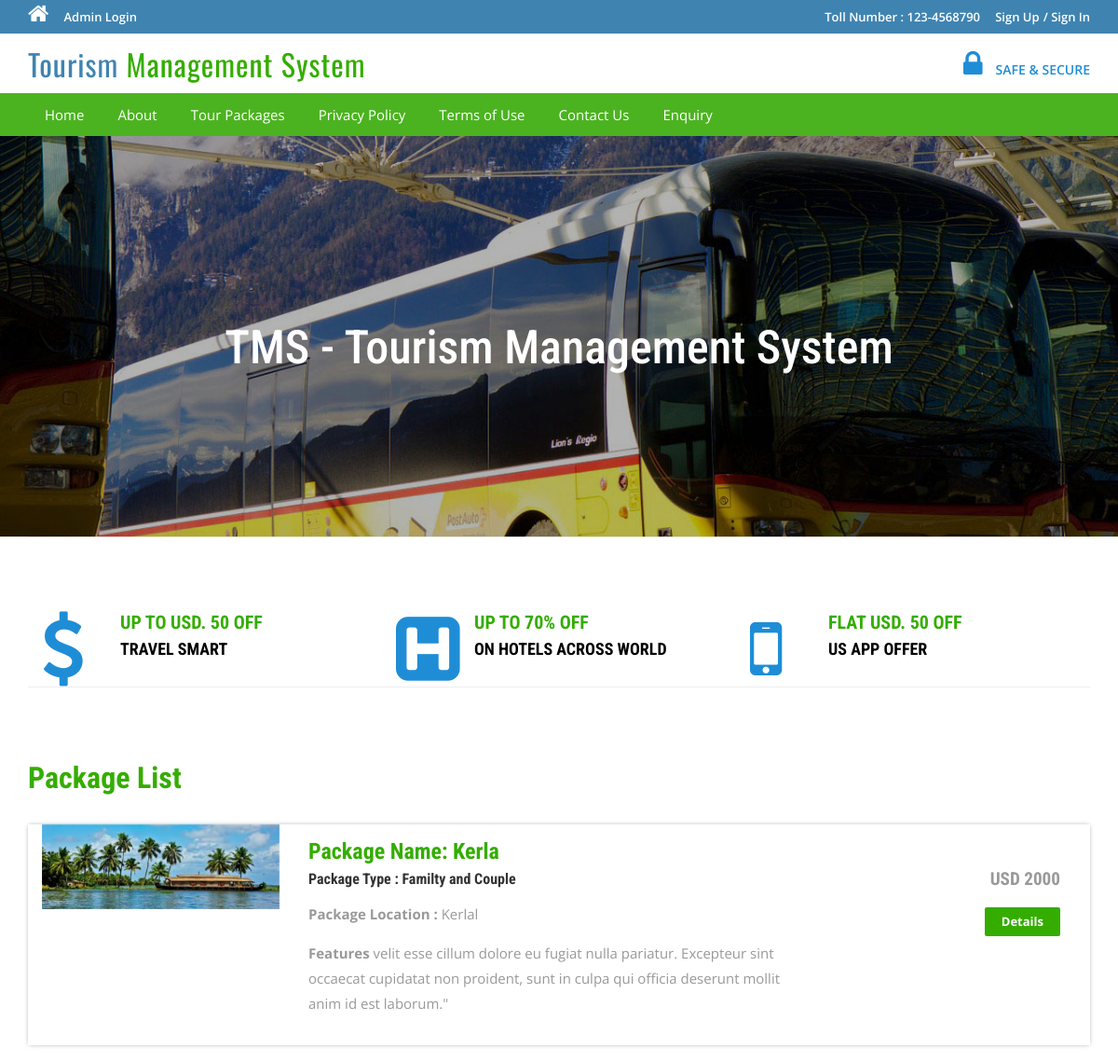
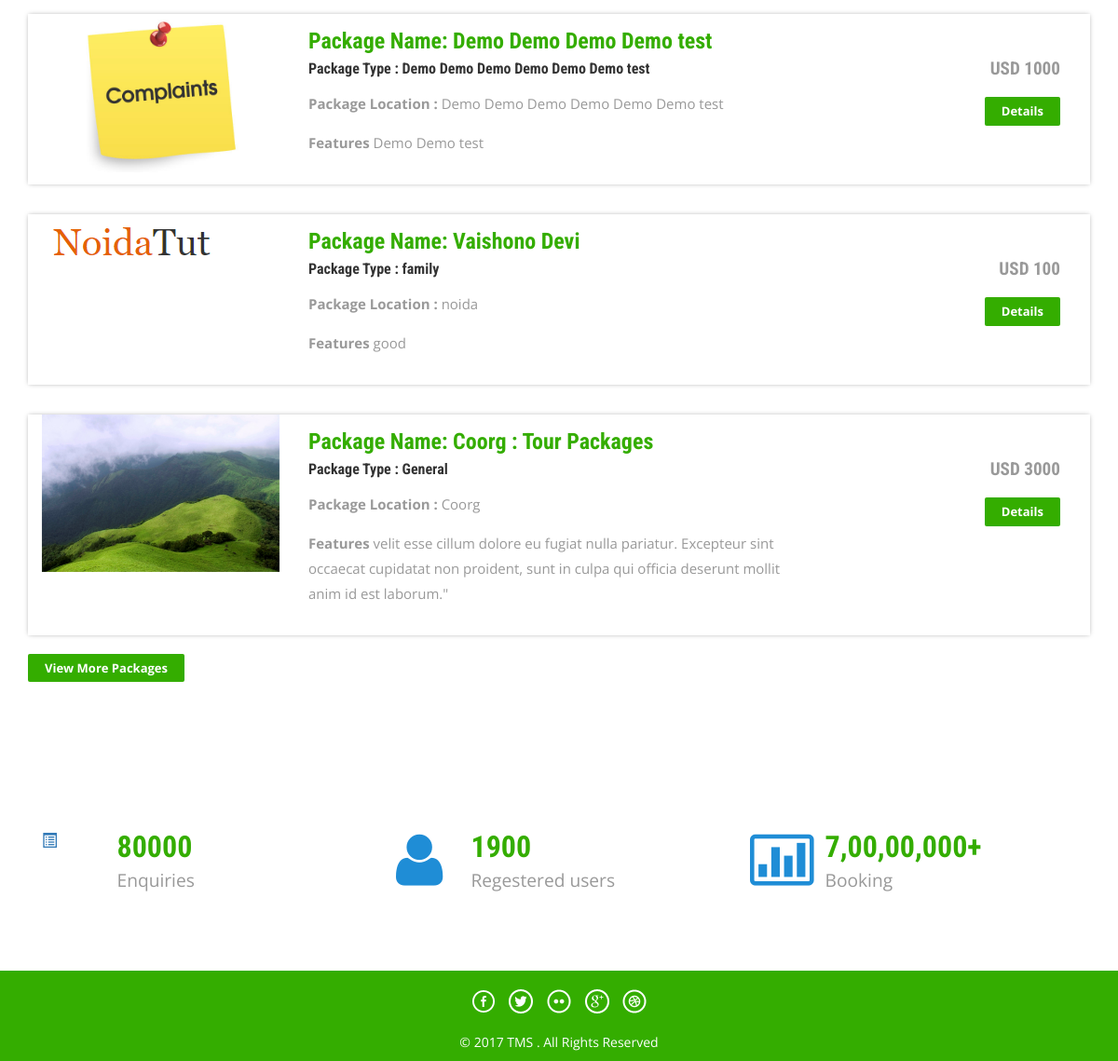
The page / on the database its author committed (2 pictures, top to bottom).
### tables this page shows
CREATE TABLE IF NOT EXISTS `tbltourpackages` (
  `PackageId` int(11) NOT NULL AUTO_INCREMENT,
  `PackageName` varchar(200) DEFAULT NULL,
  `PackageType` varchar(150) DEFAULT NULL,
  `PackageLocation` varchar(100) DEFAULT NULL,
  `PackagePrice` int(11) DEFAULT NULL,
  `PackageFetures` varchar(255) DEFAULT NULL,
  `PackageDetails` mediumtext,
  `PackageImage` varchar(100) DEFAULT NULL,
  `Creationdate` timestamp NULL DEFAULT CURRENT_TIMESTAMP,
  `UpdationDate` timestamp NULL DEFAULT NULL ON UPDATE CURRENT_TIMESTAMP,
  PRIMARY KEY (`PackageId`)
);

### index.php (the view, shortened to what this page needs)
<?php
include('includes/config.php');
?>
<!DOCTYPE HTML>
<html>
<head>
<link href="css/bootstrap.css" rel='stylesheet' type='text/css' />
<link href="css/style.css" rel='stylesheet' type='text/css' />
<link href="css/font-awesome.css" rel="stylesheet">
<link href="css/animate.css" rel="stylesheet" type="text/css" media="all">
</head>
<body>
<?php include('includes/header.php');?>
<div class="banner">
	<div class="container">
		<h1 class="wow zoomIn animated animated" data-wow-delay=".5s" style="visibility: visible; animation-delay: 0.5s; animation-name: zoomIn;"> TMS - Tourism Management System</h1>
	</div>
</div>
<div class="container">
	<div class="rupes">
		<div class="col-md-4 rupes-left wow fadeInDown animated animated" data-wow-delay=".5s" style="visibility: visible; animation-delay: 0.5s; animation-name: fadeInDown;">
			<div class="rup-left">
				<a href="offers.html"><i class="fa fa-usd"></i></a>
			</div>
			<div class="rup-rgt">
				<h3>UP TO USD. 50 OFF</h3>
				<h4><a href="offers.html">TRAVEL SMART</a></h4>
			</div>
				<div class="clearfix"></div>
		</div>
		<div class="col-md-4 rupes-left wow fadeInDown animated animated" data-wow-delay=".5s" style="visibility: visible; animation-delay: 0.5s; animation-name: fadeInDown;">
			<div class="rup-left">
				<a href="offers.html"><i class="fa fa-h-square"></i></a>
			</div>
			<div class="rup-rgt">
				<h3>UP TO 70% OFF</h3>
				<h4><a href="offers.html">ON HOTELS ACROSS WORLD</a></h4>
			</div>
				<div class="clearfix"></div>
		</div>
		<div class="col-md-4 rupes-left wow fadeInDown animated animated" data-wow-delay=".5s" style="visibility: visible; animation-delay: 0.5s; animation-name: fadeInDown;">
			<div class="rup-left">
				<a href="offers.html"><i class="fa fa-mobile"></i></a>
			</div>
			<div class="rup-rgt">
				<h3>FLAT USD. 50 OFF</h3>
				<h4><a href="offers.html">US APP OFFER</a></h4>
			</div>
				<div class="clearfix"></div>
		</div>
	</div>
</div>
<div class="container">
	<div class="holiday">
	<h3>Package List</h3>
<?php $sql = "SELECT * from tbltourpackages order by rand() limit 4";
$query = $dbh->prepare($sql);
$query->execute();
$results=$query->fetchAll(PDO::FETCH_OBJ);
if($query->rowCount() > 0)
{
foreach($results as $result)
{	?>
			<div class="rom-btm">
				<div class="col-md-3 room-left wow fadeInLeft animated" data-wow-delay=".5s">
					<img src="admin/pacakgeimages/<?php echo htmlentities($result->PackageImage);?>" class="img-responsive" alt="">
				</div>
				<div class="col-md-6 room-midle wow fadeInUp animated" data-wow-delay=".5s">
					<h4>Package Name: <?php echo htmlentities($result->PackageName);?></h4>
					<h6>Package Type : <?php echo htmlentities($result->PackageType);?></h6>
					<p><b>Package Location :</b> <?php echo htmlentities($result->PackageLocation);?></p>
					<p><b>Features</b> <?php echo htmlentities($result->PackageFetures);?></p>
				</div>
				<div class="col-md-3 room-right wow fadeInRight animated" data-wow-delay=".5s">
					<h5>USD <?php echo htmlentities($result->PackagePrice);?></h5>
					<a href="package-details.php?pkgid=<?php echo htmlentities($result->PackageId);?>" class="view">Details</a>
				</div>
				<div class="clearfix"></div>
			</div>
<?php }} ?>
<div><a href="package-list.php" class="view">View More Packages</a></div>
</div>
	</div>
<div class="routes">
	<div class="container">
		<div class="col-md-4 routes-left wow fadeInRight animated" data-wow-delay=".5s">
			<div class="rou-left">
				<a href="#"><i class="glyphicon glyphicon-list-alt"></i></a>
			</div>
			<div class="rou-rgt wow fadeInDown animated" data-wow-delay=".5s">
				<h3>80000</h3>
				<p>Enquiries</p>
			</div>
				<div class="clearfix"></div>
		</div>
		<div class="col-md-4 routes-left">
			<div class="rou-left">
				<a href="#"><i class="fa fa-user"></i></a>
			</div>
			<div class="rou-rgt">
				<h3>1900</h3>
				<p>Regestered users</p>
			</div>
				<div class="clearfix"></div>
		</div>
		<div class="col-md-4 routes-left wow fadeInRight animated" data-wow-delay=".5s">
			<div class="rou-left">
				<a href="#"><i class="fa fa-ticket"></i></a>
			</div>
			<div class="rou-rgt">
				<h3>7,00,00,000+</h3>
				<p>Booking</p>
			</div>
				<div class="clearfix"></div>
		</div>
		<div class="clearfix"></div>
	</div>
</div>
<?php include('includes/footer.php');?>
</body>
</html>

### css/style.css (style rules this page uses)
html, body { font-size: 100%; background: #fff; font-family: 'Open Sans', sans-serif; }
body a,.grid_1,plan_1,plan_1.one,plan_1.two,i.icon1, i.icon2, i.icon3, i.icon4, i.icon5, i.icon6 { transition:0.5s all; -webkit-transition:0.5s all; -moz-transition:0.5s all; -o-transition:0.5s all; -ms-transition:0.5s all; }
h1,h2,h3,h4,h5,h6 { margin:0; font-family: 'Roboto Condensed', sans-serif; }
p { margin:0; }
.banner { background: url(../images/3.jpg)no-repeat; background-size: cover; -webkit-background-size: cover; -o-background-size: cover; -ms-background-size: cover; -moz-background-size: cover; min-height: 430px; }
.banner h1 { font-size: 50px; margin-bottom: 40px; padding: 4em 0 0; text-align: center; color: #ffffff; }
.rup-left { float: left; width: 24%; }
.rup-rgt { float: left; width: 76%; }
.rupes { padding: 5em 0; border-top: 1px solid rgba(236, 236, 236, 0.9); border-bottom: 1px solid rgba(236, 236, 236, 0.9); }
i.fa.fa-usd { font-size: 5em; color: #1f8dd6; }
i.fa.fa-h-square { font-size: 5em; color: #1f8dd6; }
i.fa.fa-mobile { font-size:5em; color: #1f8dd6; }
.rupes h3 { font-size: 20px; color: #34ad00; font-weight: 700; }
.rupes h4 { font-size: 18px; margin: 8px 0; font-weight: 700; }
.rupes h4 a { color: #000000; }
.rup-left a { display: inline-block; }
.routes { padding: 5em 0; }
.rou-left { float: left; width: 23%; }
.rou-rgt { float: left; width: 70%; }
i.fa.fa-truck,i.fa.fa-user,i.fa.fa-ticket { font-size: 4em; color:#1f8dd6; }
.routes h3 { font-size: 2em; font-weight: 700; color: #34ad00; }
.routes p { font-size: 1.2em; color: #999; line-height: 1.8em; }
.holiday { padding: 5em 0; }
.holiday h3 { font-size: 2em; font-weight: 700; color: #34ad00; }
.holiday p { font-size: 1.2em; line-height: 1.8em; margin: 1em 0; color: #999; }
a.view { padding: 6px 18px; font-weight: 700; color: #fff; background-color: #34ad00; border: 0; font-size: 13px; border-radius: 2px; -webkit-transition: all .2s; -moz-transition: all .2s; transition: all .2s; margin-top: 20px; display: inline-block; }
.rom-btm { margin-top: 2em; box-shadow: 0px 0px 5px -1px rgba(0, 0, 0, 0.37); }
.rom-btm h4 { font-size: 1.5em; font-weight: 700; color: #34ad00; }
.rom-btm p { font-size: 15px; color: #999; }
.rom-btm h6 { font-size: 1em; font-weight: 700; margin: 0.5em 0; }
.room-right { text-align: right; padding: 3em 2em; }
.room-midle { padding: 1em; }
.rom-btm h5 { font-size: 1.2em; font-weight: 700; color: #999; }
.glyphicon { position: relative; top: 1px; display: inline-block; font-family: 'Glyphicons Halflings'; font-style: normal; font-weight: normal; line-height: 1; -webkit-font-smoothing: antialiased; -moz-osx-font-smoothing: grayscale; }

### rows shown on the page
tbltourpackages: PackageImage (picture), PackageName "Kerla", PackageType "Familty and Couple", PackageLocation "Kerlal", PackageFetures "velit esse cillum dolore eu fugiat nulla pariatur. Excepteur sint occaecat cupidatat non proident, sunt in culpa qui officia deserunt mollit anim id est laborum.\"", PackagePrice "2000"
tbltourpackages: PackageImage (picture), PackageName "Demo Demo Demo Demo test", PackageType "Demo Demo Demo Demo Demo Demo test", PackageLocation "Demo Demo Demo Demo Demo Demo test", PackageFetures "Demo Demo test", PackagePrice "1000"
tbltourpackages: PackageImage (picture), PackageName "Vaishono Devi", PackageType "family", PackageLocation "noida", PackageFetures "good", PackagePrice "100"
tbltourpackages: PackageImage (picture), PackageName "Coorg : Tour Packages", PackageType "General", PackageLocation "Coorg", PackageFetures "velit esse cillum dolore eu fugiat nulla pariatur. Excepteur sint occaecat cupidatat non proident, sunt in culpa qui officia deserunt mollit anim id est laborum.\"", PackagePrice "3000"
